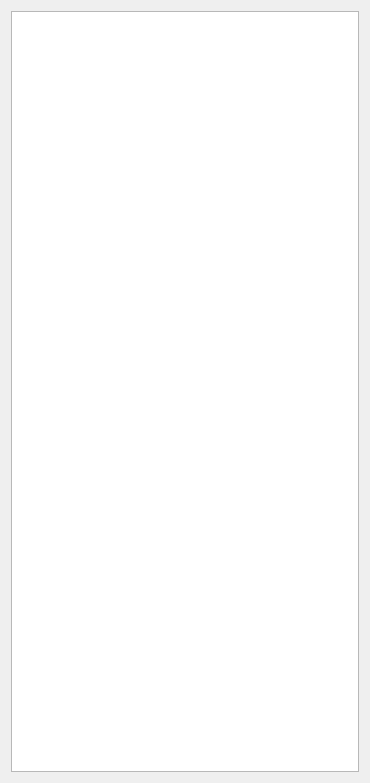
<?xml version="1.0" encoding="UTF-8"?>
<ui version="4.0">
 <class>Widget</class>
 <widget class="QWidget" name="Widget">
  <property name="geometry">
   <rect>
    <x>0</x>
    <y>0</y>
    <width>370</width>
    <height>783</height>
   </rect>
  </property>
  <property name="windowTitle">
   <string>Form</string>
  </property>
  <layout class="QHBoxLayout" name="horizontalLayout">
   <item>
    <widget class="QGraphicsView" name="graphicsView"/>
   </item>
  </layout>
 </widget>
 <resources/>
 <connections/>
</ui>
